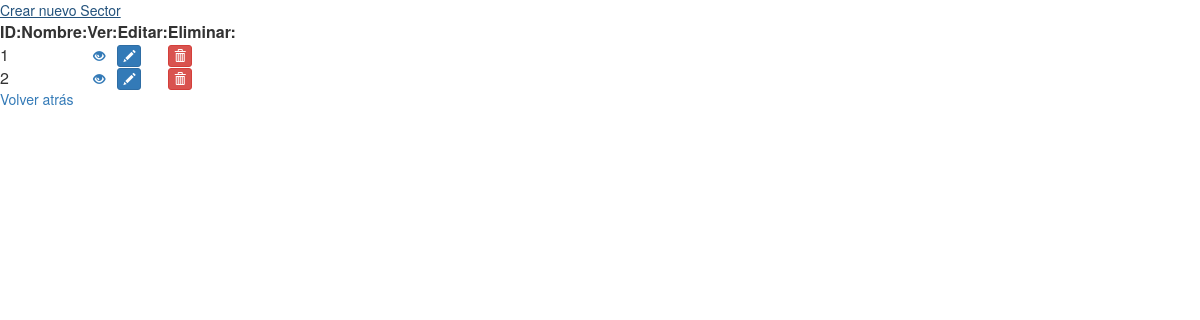
/index/sector, run on an earlier commit of the app's database.
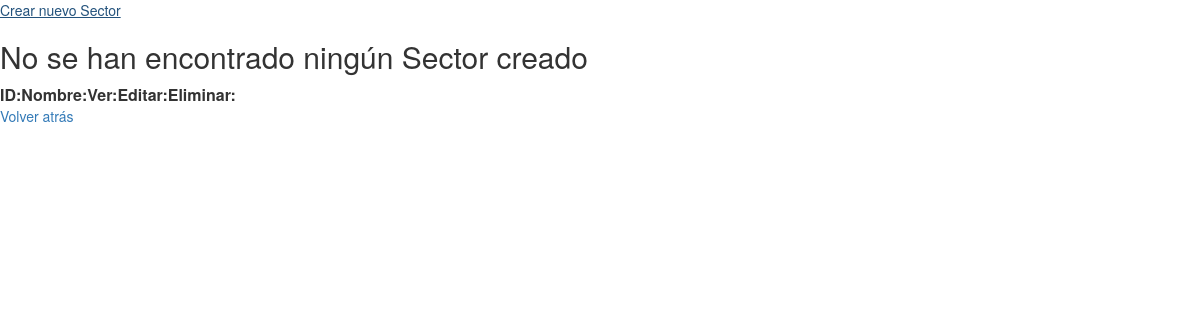
And on a later commit of the database.
### ModelsMaster/models.py (models this page shows)
class Sector(models.Model):
    id_sc=models.AutoField(primary_key=True, db_column="id_Sector")
    str_sc_nombre=models.CharField(max_length=256, db_column="Nombre")
    str_sc_descripcion=models.CharField(max_length=256, db_column="Descripcion",null=True, blank=True)
    bool_sc_eliminado=models.BooleanField(default=False, db_column="eliminado")
    class Meta:
        db_table = "sectores"

### ModelsMaster/views.py (the view)
# urls.py: path('', views.index),
    def index(request):
        all = Sector.objects.filter(bool_sc_eliminado=False)
        args = {
            "sectores":all
        }
        return render(request, 'Sector/index.html', args)

### ModelsMaster/templates/Sector/index.html (shortened to what this page needs)
{% extends '../base_index.html' %}
    {% block thead %}
    <th> ID: </th>
    <th> Nombre:</th>
    <th> Ver:</th>
    <th> Editar:</th>
    <th> Eliminar:</th>
    {% endblock %}
    {% block body %}
    <a href="/new/sector">Crear nuevo Sector</a>
    {% endblock %}
    {% block tbody %}
        {% if sectores %}
            {% for sector in sectores %}
            <tr>
                <td>{{sector.id_sc}}</td>
                <td>{{sector.str_sc_nombre}}</td>
                <td><a class="btn btn-xs glyphicon glyphicon-eye-open" href="/show/sector/{{sector.id_sc}}"></a></td>
                <td><a class="btn btn-primary btn-xs glyphicon glyphicon-pencil" href="/edit/sector/{{sector.id_sc}}"></a></td>
                <td><a class="btn btn-danger btn-xs glyphicon glyphicon-trash" href="/delete/sector/{{sector.id_sc}}"></a></td>
            </tr>
            {% endfor %}
        {% else %}
            <h2>No se han encontrado ningún Sector creado</h2>
        {% endif %}
    {% endblock %}

What changed in the data, as far as the page shows it:
no longer on this page (row edited): Sector: id_sc "1"
no longer on this page (row edited): Sector: id_sc "2"
Also different on the page:
text now shown: "No se han encontrado ningún Sector creado"
